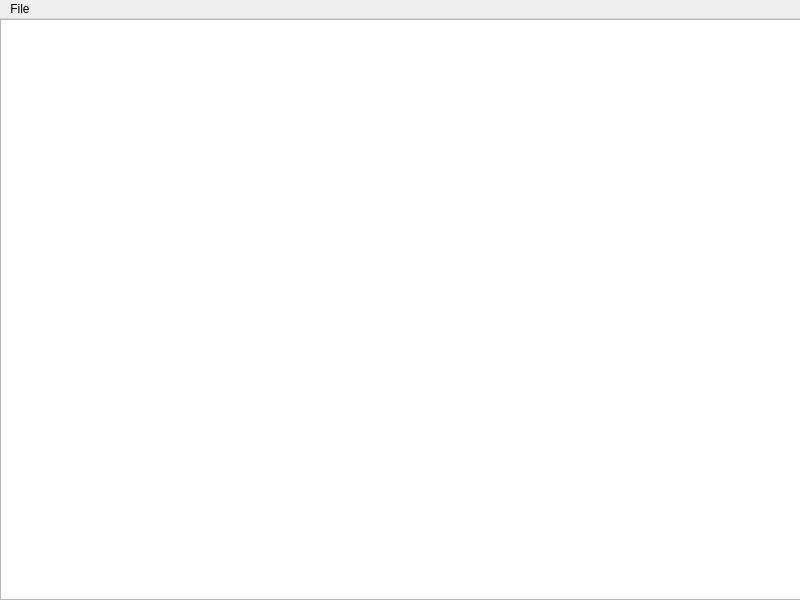
<?xml version="1.0" encoding="UTF-8"?>
<ui version="4.0">
 <class>MainWindow</class>
 <widget class="QMainWindow" name="MainWindow">
  <property name="geometry">
   <rect>
    <x>0</x>
    <y>0</y>
    <width>800</width>
    <height>600</height>
   </rect>
  </property>
  <property name="windowTitle">
   <string>MainWindow</string>
  </property>
  <widget class="QWidget" name="centralwidget">
   <widget class="QWidget" name="verticalLayoutWidget">
    <property name="geometry">
     <rect>
      <x>0</x>
      <y>0</y>
      <width>801</width>
      <height>581</height>
     </rect>
    </property>
    <layout class="QVBoxLayout" name="verticalLayout">
     <item>
      <widget class="QTextEdit" name="textEdit">
       <property name="sizePolicy">
        <sizepolicy hsizetype="Minimum" vsizetype="Minimum">
         <horstretch>0</horstretch>
         <verstretch>0</verstretch>
        </sizepolicy>
       </property>
      </widget>
     </item>
    </layout>
   </widget>
  </widget>
  <widget class="QMenuBar" name="menubar">
   <property name="geometry">
    <rect>
     <x>0</x>
     <y>0</y>
     <width>800</width>
     <height>26</height>
    </rect>
   </property>
   <widget class="QMenu" name="menuFile">
    <property name="title">
     <string>File</string>
    </property>
    <addaction name="separator"/>
    <addaction name="actionOpen"/>
    <addaction name="actionSave"/>
    <addaction name="separator"/>
    <addaction name="actionExit"/>
   </widget>
   <addaction name="menuFile"/>
  </widget>
  <action name="actionOpen">
   <property name="text">
    <string>Open</string>
   </property>
   <property name="shortcut">
    <string>Ctrl+O</string>
   </property>
  </action>
  <action name="actionSave">
   <property name="text">
    <string>Save</string>
   </property>
   <property name="shortcut">
    <string>Ctrl+S</string>
   </property>
  </action>
  <action name="actionExit">
   <property name="text">
    <string>Exit</string>
   </property>
   <property name="shortcut">
    <string>Ctrl+F4</string>
   </property>
  </action>
 </widget>
 <resources/>
 <connections/>
</ui>
